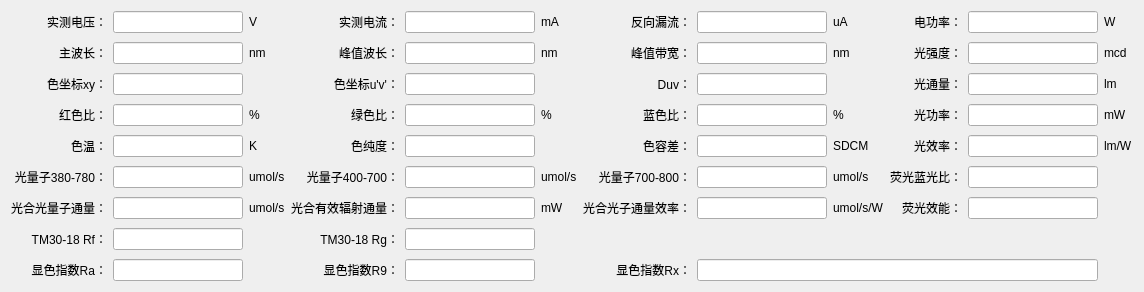
<?xml version="1.0" encoding="UTF-8"?>
<ui version="4.0">
 <class>HDetailWidget1000A</class>
 <widget class="QWidget" name="HDetailWidget1000A">
  <property name="geometry">
   <rect>
    <x>0</x>
    <y>0</y>
    <width>1144</width>
    <height>270</height>
   </rect>
  </property>
  <property name="windowTitle">
   <string>Form</string>
  </property>
  <layout class="QGridLayout" name="gridLayout">
   <property name="verticalSpacing">
    <number>9</number>
   </property>
   <item row="0" column="0">
    <widget class="QLabel" name="label_2">
     <property name="text">
      <string>实测电压：</string>
     </property>
     <property name="alignment">
      <set>Qt::AlignRight|Qt::AlignTrailing|Qt::AlignVCenter</set>
     </property>
    </widget>
   </item>
   <item row="0" column="1">
    <widget class="QLineEdit" name="lineEdit_051">
     <property name="minimumSize">
      <size>
       <width>100</width>
       <height>0</height>
      </size>
     </property>
     <property name="alignment">
      <set>Qt::AlignCenter</set>
     </property>
     <property name="readOnly">
      <bool>true</bool>
     </property>
    </widget>
   </item>
   <item row="0" column="2">
    <widget class="QLabel" name="label_312">
     <property name="text">
      <string>V</string>
     </property>
     <property name="alignment">
      <set>Qt::AlignLeading|Qt::AlignLeft|Qt::AlignVCenter</set>
     </property>
    </widget>
   </item>
   <item row="0" column="3">
    <widget class="QLabel" name="label_3">
     <property name="text">
      <string>实测电流：</string>
     </property>
     <property name="alignment">
      <set>Qt::AlignRight|Qt::AlignTrailing|Qt::AlignVCenter</set>
     </property>
    </widget>
   </item>
   <item row="0" column="4">
    <widget class="QLineEdit" name="lineEdit_052">
     <property name="minimumSize">
      <size>
       <width>100</width>
       <height>0</height>
      </size>
     </property>
     <property name="alignment">
      <set>Qt::AlignCenter</set>
     </property>
     <property name="readOnly">
      <bool>true</bool>
     </property>
    </widget>
   </item>
   <item row="0" column="5">
    <widget class="QLabel" name="label_313">
     <property name="text">
      <string>mA</string>
     </property>
     <property name="alignment">
      <set>Qt::AlignLeading|Qt::AlignLeft|Qt::AlignVCenter</set>
     </property>
    </widget>
   </item>
   <item row="0" column="6">
    <widget class="QLabel" name="label_4">
     <property name="text">
      <string>反向漏流：</string>
     </property>
     <property name="alignment">
      <set>Qt::AlignRight|Qt::AlignTrailing|Qt::AlignVCenter</set>
     </property>
    </widget>
   </item>
   <item row="0" column="7">
    <widget class="QLineEdit" name="lineEdit_053">
     <property name="minimumSize">
      <size>
       <width>100</width>
       <height>0</height>
      </size>
     </property>
     <property name="alignment">
      <set>Qt::AlignCenter</set>
     </property>
     <property name="readOnly">
      <bool>true</bool>
     </property>
    </widget>
   </item>
   <item row="0" column="8">
    <widget class="QLabel" name="label_314">
     <property name="text">
      <string>uA</string>
     </property>
     <property name="alignment">
      <set>Qt::AlignLeading|Qt::AlignLeft|Qt::AlignVCenter</set>
     </property>
    </widget>
   </item>
   <item row="0" column="9">
    <widget class="QLabel" name="label_5">
     <property name="text">
      <string>电功率：</string>
     </property>
     <property name="alignment">
      <set>Qt::AlignRight|Qt::AlignTrailing|Qt::AlignVCenter</set>
     </property>
    </widget>
   </item>
   <item row="0" column="10">
    <widget class="QLineEdit" name="lineEdit_054">
     <property name="minimumSize">
      <size>
       <width>100</width>
       <height>0</height>
      </size>
     </property>
     <property name="alignment">
      <set>Qt::AlignCenter</set>
     </property>
     <property name="readOnly">
      <bool>true</bool>
     </property>
    </widget>
   </item>
   <item row="0" column="11">
    <widget class="QLabel" name="label_315">
     <property name="text">
      <string>W</string>
     </property>
     <property name="alignment">
      <set>Qt::AlignLeading|Qt::AlignLeft|Qt::AlignVCenter</set>
     </property>
    </widget>
   </item>
   <item row="1" column="0">
    <widget class="QLabel" name="label_001">
     <property name="text">
      <string>主波长：</string>
     </property>
     <property name="alignment">
      <set>Qt::AlignRight|Qt::AlignTrailing|Qt::AlignVCenter</set>
     </property>
    </widget>
   </item>
   <item row="1" column="1">
    <widget class="QLineEdit" name="lineEdit_001">
     <property name="minimumSize">
      <size>
       <width>100</width>
       <height>0</height>
      </size>
     </property>
     <property name="alignment">
      <set>Qt::AlignCenter</set>
     </property>
     <property name="readOnly">
      <bool>true</bool>
     </property>
    </widget>
   </item>
   <item row="1" column="2">
    <widget class="QLabel" name="label_304">
     <property name="text">
      <string>nm</string>
     </property>
     <property name="alignment">
      <set>Qt::AlignLeading|Qt::AlignLeft|Qt::AlignVCenter</set>
     </property>
    </widget>
   </item>
   <item row="1" column="3">
    <widget class="QLabel" name="label_002">
     <property name="text">
      <string>峰值波长：</string>
     </property>
     <property name="alignment">
      <set>Qt::AlignRight|Qt::AlignTrailing|Qt::AlignVCenter</set>
     </property>
    </widget>
   </item>
   <item row="1" column="4">
    <widget class="QLineEdit" name="lineEdit_002">
     <property name="minimumSize">
      <size>
       <width>100</width>
       <height>0</height>
      </size>
     </property>
     <property name="alignment">
      <set>Qt::AlignCenter</set>
     </property>
     <property name="readOnly">
      <bool>true</bool>
     </property>
    </widget>
   </item>
   <item row="1" column="5">
    <widget class="QLabel" name="label_303">
     <property name="text">
      <string>nm</string>
     </property>
     <property name="alignment">
      <set>Qt::AlignLeading|Qt::AlignLeft|Qt::AlignVCenter</set>
     </property>
    </widget>
   </item>
   <item row="1" column="6">
    <widget class="QLabel" name="label_003">
     <property name="text">
      <string>峰值带宽：</string>
     </property>
     <property name="alignment">
      <set>Qt::AlignRight|Qt::AlignTrailing|Qt::AlignVCenter</set>
     </property>
    </widget>
   </item>
   <item row="1" column="7">
    <widget class="QLineEdit" name="lineEdit_003">
     <property name="minimumSize">
      <size>
       <width>100</width>
       <height>0</height>
      </size>
     </property>
     <property name="alignment">
      <set>Qt::AlignCenter</set>
     </property>
     <property name="readOnly">
      <bool>true</bool>
     </property>
    </widget>
   </item>
   <item row="1" column="8">
    <widget class="QLabel" name="label_305">
     <property name="text">
      <string>nm</string>
     </property>
     <property name="alignment">
      <set>Qt::AlignLeading|Qt::AlignLeft|Qt::AlignVCenter</set>
     </property>
    </widget>
   </item>
   <item row="2" column="0">
    <widget class="QLabel" name="label_012">
     <property name="text">
      <string>色坐标xy：</string>
     </property>
     <property name="alignment">
      <set>Qt::AlignRight|Qt::AlignTrailing|Qt::AlignVCenter</set>
     </property>
    </widget>
   </item>
   <item row="2" column="1">
    <widget class="QLineEdit" name="lineEdit_011">
     <property name="minimumSize">
      <size>
       <width>100</width>
       <height>0</height>
      </size>
     </property>
     <property name="alignment">
      <set>Qt::AlignCenter</set>
     </property>
     <property name="readOnly">
      <bool>true</bool>
     </property>
    </widget>
   </item>
   <item row="2" column="3">
    <widget class="QLabel" name="label_011">
     <property name="text">
      <string>色坐标u'v'：</string>
     </property>
     <property name="alignment">
      <set>Qt::AlignRight|Qt::AlignTrailing|Qt::AlignVCenter</set>
     </property>
    </widget>
   </item>
   <item row="2" column="4">
    <widget class="QLineEdit" name="lineEdit_012">
     <property name="minimumSize">
      <size>
       <width>100</width>
       <height>0</height>
      </size>
     </property>
     <property name="alignment">
      <set>Qt::AlignCenter</set>
     </property>
     <property name="readOnly">
      <bool>true</bool>
     </property>
    </widget>
   </item>
   <item row="2" column="6">
    <widget class="QLabel" name="label_013">
     <property name="text">
      <string>Duv：</string>
     </property>
     <property name="alignment">
      <set>Qt::AlignRight|Qt::AlignTrailing|Qt::AlignVCenter</set>
     </property>
    </widget>
   </item>
   <item row="2" column="7">
    <widget class="QLineEdit" name="lineEdit_013">
     <property name="minimumSize">
      <size>
       <width>100</width>
       <height>0</height>
      </size>
     </property>
     <property name="alignment">
      <set>Qt::AlignCenter</set>
     </property>
     <property name="readOnly">
      <bool>true</bool>
     </property>
    </widget>
   </item>
   <item row="3" column="0">
    <widget class="QLabel" name="label_021">
     <property name="text">
      <string>红色比：</string>
     </property>
     <property name="alignment">
      <set>Qt::AlignRight|Qt::AlignTrailing|Qt::AlignVCenter</set>
     </property>
    </widget>
   </item>
   <item row="3" column="1">
    <widget class="QLineEdit" name="lineEdit_021">
     <property name="minimumSize">
      <size>
       <width>100</width>
       <height>0</height>
      </size>
     </property>
     <property name="alignment">
      <set>Qt::AlignCenter</set>
     </property>
     <property name="readOnly">
      <bool>true</bool>
     </property>
    </widget>
   </item>
   <item row="3" column="2">
    <widget class="QLabel" name="label_308">
     <property name="text">
      <string>%</string>
     </property>
     <property name="alignment">
      <set>Qt::AlignLeading|Qt::AlignLeft|Qt::AlignVCenter</set>
     </property>
    </widget>
   </item>
   <item row="3" column="3">
    <widget class="QLabel" name="label_022">
     <property name="text">
      <string>绿色比：</string>
     </property>
     <property name="alignment">
      <set>Qt::AlignRight|Qt::AlignTrailing|Qt::AlignVCenter</set>
     </property>
    </widget>
   </item>
   <item row="3" column="4">
    <widget class="QLineEdit" name="lineEdit_022">
     <property name="minimumSize">
      <size>
       <width>100</width>
       <height>0</height>
      </size>
     </property>
     <property name="alignment">
      <set>Qt::AlignCenter</set>
     </property>
     <property name="readOnly">
      <bool>true</bool>
     </property>
    </widget>
   </item>
   <item row="3" column="5">
    <widget class="QLabel" name="label_310">
     <property name="text">
      <string>%</string>
     </property>
     <property name="alignment">
      <set>Qt::AlignLeading|Qt::AlignLeft|Qt::AlignVCenter</set>
     </property>
    </widget>
   </item>
   <item row="3" column="6">
    <widget class="QLabel" name="label_023">
     <property name="text">
      <string>蓝色比：</string>
     </property>
     <property name="alignment">
      <set>Qt::AlignRight|Qt::AlignTrailing|Qt::AlignVCenter</set>
     </property>
    </widget>
   </item>
   <item row="3" column="7">
    <widget class="QLineEdit" name="lineEdit_023">
     <property name="minimumSize">
      <size>
       <width>100</width>
       <height>0</height>
      </size>
     </property>
     <property name="alignment">
      <set>Qt::AlignCenter</set>
     </property>
     <property name="readOnly">
      <bool>true</bool>
     </property>
    </widget>
   </item>
   <item row="3" column="8">
    <widget class="QLabel" name="label_309">
     <property name="text">
      <string>%</string>
     </property>
     <property name="alignment">
      <set>Qt::AlignLeading|Qt::AlignLeft|Qt::AlignVCenter</set>
     </property>
    </widget>
   </item>
   <item row="4" column="0">
    <widget class="QLabel" name="label_031">
     <property name="text">
      <string>色温：</string>
     </property>
     <property name="alignment">
      <set>Qt::AlignRight|Qt::AlignTrailing|Qt::AlignVCenter</set>
     </property>
    </widget>
   </item>
   <item row="4" column="1">
    <widget class="QLineEdit" name="lineEdit_031">
     <property name="minimumSize">
      <size>
       <width>100</width>
       <height>0</height>
      </size>
     </property>
     <property name="alignment">
      <set>Qt::AlignCenter</set>
     </property>
     <property name="readOnly">
      <bool>true</bool>
     </property>
    </widget>
   </item>
   <item row="4" column="2">
    <widget class="QLabel" name="label_307">
     <property name="text">
      <string>K</string>
     </property>
     <property name="alignment">
      <set>Qt::AlignLeading|Qt::AlignLeft|Qt::AlignVCenter</set>
     </property>
    </widget>
   </item>
   <item row="4" column="3">
    <widget class="QLabel" name="label_032">
     <property name="text">
      <string>色纯度：</string>
     </property>
     <property name="alignment">
      <set>Qt::AlignRight|Qt::AlignTrailing|Qt::AlignVCenter</set>
     </property>
    </widget>
   </item>
   <item row="4" column="4">
    <widget class="QLineEdit" name="lineEdit_032">
     <property name="minimumSize">
      <size>
       <width>100</width>
       <height>0</height>
      </size>
     </property>
     <property name="alignment">
      <set>Qt::AlignCenter</set>
     </property>
     <property name="readOnly">
      <bool>true</bool>
     </property>
    </widget>
   </item>
   <item row="4" column="6">
    <widget class="QLabel" name="label_306">
     <property name="text">
      <string>色容差：</string>
     </property>
     <property name="alignment">
      <set>Qt::AlignRight|Qt::AlignTrailing|Qt::AlignVCenter</set>
     </property>
    </widget>
   </item>
   <item row="4" column="7">
    <widget class="QLineEdit" name="lineEdit_033">
     <property name="minimumSize">
      <size>
       <width>100</width>
       <height>0</height>
      </size>
     </property>
     <property name="alignment">
      <set>Qt::AlignCenter</set>
     </property>
     <property name="readOnly">
      <bool>true</bool>
     </property>
    </widget>
   </item>
   <item row="4" column="8">
    <widget class="QLabel" name="label_311">
     <property name="text">
      <string>SDCM</string>
     </property>
     <property name="alignment">
      <set>Qt::AlignLeading|Qt::AlignLeft|Qt::AlignVCenter</set>
     </property>
    </widget>
   </item>
   <item row="5" column="0">
    <widget class="QLabel" name="label_32">
     <property name="text">
      <string>光量子380-780：</string>
     </property>
     <property name="alignment">
      <set>Qt::AlignRight|Qt::AlignTrailing|Qt::AlignVCenter</set>
     </property>
    </widget>
   </item>
   <item row="5" column="1">
    <widget class="QLineEdit" name="lineEdit_061">
     <property name="minimumSize">
      <size>
       <width>100</width>
       <height>0</height>
      </size>
     </property>
     <property name="alignment">
      <set>Qt::AlignCenter</set>
     </property>
     <property name="readOnly">
      <bool>true</bool>
     </property>
    </widget>
   </item>
   <item row="5" column="2">
    <widget class="QLabel" name="label_318">
     <property name="text">
      <string>umol/s</string>
     </property>
     <property name="alignment">
      <set>Qt::AlignLeading|Qt::AlignLeft|Qt::AlignVCenter</set>
     </property>
    </widget>
   </item>
   <item row="5" column="3">
    <widget class="QLabel" name="label_33">
     <property name="text">
      <string>光量子400-700：</string>
     </property>
     <property name="alignment">
      <set>Qt::AlignRight|Qt::AlignTrailing|Qt::AlignVCenter</set>
     </property>
    </widget>
   </item>
   <item row="5" column="4">
    <widget class="QLineEdit" name="lineEdit_062">
     <property name="minimumSize">
      <size>
       <width>100</width>
       <height>0</height>
      </size>
     </property>
     <property name="alignment">
      <set>Qt::AlignCenter</set>
     </property>
     <property name="readOnly">
      <bool>true</bool>
     </property>
    </widget>
   </item>
   <item row="5" column="5">
    <widget class="QLabel" name="label_319">
     <property name="text">
      <string>umol/s</string>
     </property>
     <property name="alignment">
      <set>Qt::AlignLeading|Qt::AlignLeft|Qt::AlignVCenter</set>
     </property>
    </widget>
   </item>
   <item row="5" column="6">
    <widget class="QLabel" name="label_317">
     <property name="text">
      <string>光量子700-800：</string>
     </property>
     <property name="alignment">
      <set>Qt::AlignRight|Qt::AlignTrailing|Qt::AlignVCenter</set>
     </property>
    </widget>
   </item>
   <item row="5" column="7">
    <widget class="QLineEdit" name="lineEdit_063">
     <property name="minimumSize">
      <size>
       <width>100</width>
       <height>0</height>
      </size>
     </property>
     <property name="alignment">
      <set>Qt::AlignCenter</set>
     </property>
     <property name="readOnly">
      <bool>true</bool>
     </property>
    </widget>
   </item>
   <item row="5" column="8">
    <widget class="QLabel" name="label_325">
     <property name="text">
      <string>umol/s</string>
     </property>
     <property name="alignment">
      <set>Qt::AlignLeading|Qt::AlignLeft|Qt::AlignVCenter</set>
     </property>
    </widget>
   </item>
   <item row="5" column="9">
    <widget class="QLabel" name="label_320">
     <property name="text">
      <string>荧光蓝光比：</string>
     </property>
     <property name="alignment">
      <set>Qt::AlignRight|Qt::AlignTrailing|Qt::AlignVCenter</set>
     </property>
    </widget>
   </item>
   <item row="5" column="10">
    <widget class="QLineEdit" name="lineEdit_064">
     <property name="minimumSize">
      <size>
       <width>100</width>
       <height>0</height>
      </size>
     </property>
     <property name="alignment">
      <set>Qt::AlignCenter</set>
     </property>
     <property name="readOnly">
      <bool>true</bool>
     </property>
    </widget>
   </item>
   <item row="6" column="0">
    <widget class="QLabel" name="label_34">
     <property name="text">
      <string>光合光量子通量：</string>
     </property>
     <property name="alignment">
      <set>Qt::AlignRight|Qt::AlignTrailing|Qt::AlignVCenter</set>
     </property>
    </widget>
   </item>
   <item row="6" column="1">
    <widget class="QLineEdit" name="lineEdit_071">
     <property name="minimumSize">
      <size>
       <width>100</width>
       <height>0</height>
      </size>
     </property>
     <property name="alignment">
      <set>Qt::AlignCenter</set>
     </property>
     <property name="readOnly">
      <bool>true</bool>
     </property>
    </widget>
   </item>
   <item row="6" column="2">
    <widget class="QLabel" name="label_323">
     <property name="text">
      <string>umol/s</string>
     </property>
     <property name="alignment">
      <set>Qt::AlignLeading|Qt::AlignLeft|Qt::AlignVCenter</set>
     </property>
    </widget>
   </item>
   <item row="6" column="3">
    <widget class="QLabel" name="label_35">
     <property name="text">
      <string>光合有效辐射通量：</string>
     </property>
     <property name="alignment">
      <set>Qt::AlignRight|Qt::AlignTrailing|Qt::AlignVCenter</set>
     </property>
    </widget>
   </item>
   <item row="6" column="4">
    <widget class="QLineEdit" name="lineEdit_072">
     <property name="minimumSize">
      <size>
       <width>100</width>
       <height>0</height>
      </size>
     </property>
     <property name="alignment">
      <set>Qt::AlignCenter</set>
     </property>
     <property name="readOnly">
      <bool>true</bool>
     </property>
    </widget>
   </item>
   <item row="6" column="5">
    <widget class="QLabel" name="label_324">
     <property name="text">
      <string>mW</string>
     </property>
     <property name="alignment">
      <set>Qt::AlignLeading|Qt::AlignLeft|Qt::AlignVCenter</set>
     </property>
    </widget>
   </item>
   <item row="6" column="6">
    <widget class="QLabel" name="label_321">
     <property name="text">
      <string>光合光子通量效率：</string>
     </property>
     <property name="alignment">
      <set>Qt::AlignRight|Qt::AlignTrailing|Qt::AlignVCenter</set>
     </property>
    </widget>
   </item>
   <item row="6" column="7">
    <widget class="QLineEdit" name="lineEdit_073">
     <property name="minimumSize">
      <size>
       <width>100</width>
       <height>0</height>
      </size>
     </property>
     <property name="alignment">
      <set>Qt::AlignCenter</set>
     </property>
     <property name="readOnly">
      <bool>true</bool>
     </property>
    </widget>
   </item>
   <item row="6" column="8">
    <widget class="QLabel" name="label_326">
     <property name="text">
      <string>umol/s/W</string>
     </property>
     <property name="alignment">
      <set>Qt::AlignLeading|Qt::AlignLeft|Qt::AlignVCenter</set>
     </property>
    </widget>
   </item>
   <item row="6" column="9">
    <widget class="QLabel" name="label_322">
     <property name="text">
      <string>荧光效能：</string>
     </property>
     <property name="alignment">
      <set>Qt::AlignRight|Qt::AlignTrailing|Qt::AlignVCenter</set>
     </property>
    </widget>
   </item>
   <item row="6" column="10">
    <widget class="QLineEdit" name="lineEdit_074">
     <property name="minimumSize">
      <size>
       <width>100</width>
       <height>0</height>
      </size>
     </property>
     <property name="alignment">
      <set>Qt::AlignCenter</set>
     </property>
     <property name="readOnly">
      <bool>true</bool>
     </property>
    </widget>
   </item>
   <item row="7" column="0">
    <widget class="QLabel" name="label_52">
     <property name="text">
      <string>TM30-18 Rf：</string>
     </property>
     <property name="alignment">
      <set>Qt::AlignRight|Qt::AlignTrailing|Qt::AlignVCenter</set>
     </property>
    </widget>
   </item>
   <item row="7" column="1">
    <widget class="QLineEdit" name="lineEdit_081">
     <property name="minimumSize">
      <size>
       <width>100</width>
       <height>0</height>
      </size>
     </property>
     <property name="alignment">
      <set>Qt::AlignCenter</set>
     </property>
     <property name="readOnly">
      <bool>true</bool>
     </property>
    </widget>
   </item>
   <item row="7" column="3">
    <widget class="QLabel" name="label_54">
     <property name="text">
      <string>TM30-18 Rg：</string>
     </property>
     <property name="alignment">
      <set>Qt::AlignRight|Qt::AlignTrailing|Qt::AlignVCenter</set>
     </property>
    </widget>
   </item>
   <item row="7" column="4">
    <widget class="QLineEdit" name="lineEdit_082">
     <property name="minimumSize">
      <size>
       <width>100</width>
       <height>0</height>
      </size>
     </property>
     <property name="alignment">
      <set>Qt::AlignCenter</set>
     </property>
     <property name="readOnly">
      <bool>true</bool>
     </property>
    </widget>
   </item>
   <item row="8" column="0">
    <widget class="QLabel" name="label_051">
     <property name="text">
      <string>显色指数Ra：</string>
     </property>
     <property name="alignment">
      <set>Qt::AlignRight|Qt::AlignTrailing|Qt::AlignVCenter</set>
     </property>
    </widget>
   </item>
   <item row="8" column="1">
    <widget class="QLineEdit" name="lineEdit_041">
     <property name="minimumSize">
      <size>
       <width>100</width>
       <height>0</height>
      </size>
     </property>
     <property name="alignment">
      <set>Qt::AlignCenter</set>
     </property>
     <property name="readOnly">
      <bool>true</bool>
     </property>
    </widget>
   </item>
   <item row="8" column="3">
    <widget class="QLabel" name="label_052">
     <property name="text">
      <string>显色指数R9：</string>
     </property>
     <property name="alignment">
      <set>Qt::AlignRight|Qt::AlignTrailing|Qt::AlignVCenter</set>
     </property>
    </widget>
   </item>
   <item row="8" column="4">
    <widget class="QLineEdit" name="lineEdit_042">
     <property name="minimumSize">
      <size>
       <width>100</width>
       <height>0</height>
      </size>
     </property>
     <property name="alignment">
      <set>Qt::AlignCenter</set>
     </property>
     <property name="readOnly">
      <bool>true</bool>
     </property>
    </widget>
   </item>
   <item row="8" column="6">
    <widget class="QLabel" name="label_53">
     <property name="text">
      <string>显色指数Rx：</string>
     </property>
     <property name="alignment">
      <set>Qt::AlignRight|Qt::AlignTrailing|Qt::AlignVCenter</set>
     </property>
    </widget>
   </item>
   <item row="8" column="7" colspan="4">
    <widget class="QLineEdit" name="lineEdit_043">
     <property name="minimumSize">
      <size>
       <width>400</width>
       <height>0</height>
      </size>
     </property>
     <property name="text">
      <string/>
     </property>
     <property name="alignment">
      <set>Qt::AlignCenter</set>
     </property>
     <property name="readOnly">
      <bool>true</bool>
     </property>
    </widget>
   </item>
   <item row="4" column="9">
    <widget class="QLabel" name="label_15">
     <property name="text">
      <string>光效率：</string>
     </property>
     <property name="alignment">
      <set>Qt::AlignRight|Qt::AlignTrailing|Qt::AlignVCenter</set>
     </property>
    </widget>
   </item>
   <item row="4" column="10">
    <widget class="QLineEdit" name="lineEdit_034">
     <property name="minimumSize">
      <size>
       <width>100</width>
       <height>0</height>
      </size>
     </property>
     <property name="alignment">
      <set>Qt::AlignCenter</set>
     </property>
     <property name="readOnly">
      <bool>true</bool>
     </property>
    </widget>
   </item>
   <item row="4" column="11">
    <widget class="QLabel" name="label_316">
     <property name="text">
      <string>lm/W</string>
     </property>
     <property name="alignment">
      <set>Qt::AlignLeading|Qt::AlignLeft|Qt::AlignVCenter</set>
     </property>
    </widget>
   </item>
   <item row="3" column="9">
    <widget class="QLabel" name="label_014">
     <property name="text">
      <string>光功率：</string>
     </property>
     <property name="alignment">
      <set>Qt::AlignRight|Qt::AlignTrailing|Qt::AlignVCenter</set>
     </property>
    </widget>
   </item>
   <item row="3" column="10">
    <widget class="QLineEdit" name="lineEdit_024">
     <property name="minimumSize">
      <size>
       <width>100</width>
       <height>0</height>
      </size>
     </property>
     <property name="alignment">
      <set>Qt::AlignCenter</set>
     </property>
     <property name="readOnly">
      <bool>true</bool>
     </property>
    </widget>
   </item>
   <item row="3" column="11">
    <widget class="QLabel" name="label_302">
     <property name="text">
      <string>mW</string>
     </property>
     <property name="alignment">
      <set>Qt::AlignLeading|Qt::AlignLeft|Qt::AlignVCenter</set>
     </property>
    </widget>
   </item>
   <item row="2" column="10">
    <widget class="QLineEdit" name="lineEdit_014">
     <property name="minimumSize">
      <size>
       <width>100</width>
       <height>0</height>
      </size>
     </property>
     <property name="alignment">
      <set>Qt::AlignCenter</set>
     </property>
     <property name="readOnly">
      <bool>true</bool>
     </property>
    </widget>
   </item>
   <item row="2" column="9">
    <widget class="QLabel" name="label_004">
     <property name="text">
      <string>光通量：</string>
     </property>
     <property name="alignment">
      <set>Qt::AlignRight|Qt::AlignTrailing|Qt::AlignVCenter</set>
     </property>
    </widget>
   </item>
   <item row="2" column="11">
    <widget class="QLabel" name="label_301">
     <property name="text">
      <string>lm</string>
     </property>
     <property name="alignment">
      <set>Qt::AlignLeading|Qt::AlignLeft|Qt::AlignVCenter</set>
     </property>
    </widget>
   </item>
   <item row="1" column="9">
    <widget class="QLabel" name="label_6">
     <property name="text">
      <string>光强度：</string>
     </property>
     <property name="alignment">
      <set>Qt::AlignRight|Qt::AlignTrailing|Qt::AlignVCenter</set>
     </property>
    </widget>
   </item>
   <item row="1" column="10">
    <widget class="QLineEdit" name="lineEdit_004">
     <property name="minimumSize">
      <size>
       <width>100</width>
       <height>0</height>
      </size>
     </property>
     <property name="alignment">
      <set>Qt::AlignCenter</set>
     </property>
     <property name="readOnly">
      <bool>true</bool>
     </property>
    </widget>
   </item>
   <item row="1" column="11">
    <widget class="QLabel" name="label_327">
     <property name="text">
      <string>mcd</string>
     </property>
     <property name="alignment">
      <set>Qt::AlignLeading|Qt::AlignLeft|Qt::AlignVCenter</set>
     </property>
    </widget>
   </item>
  </layout>
 </widget>
 <resources/>
 <connections/>
</ui>
